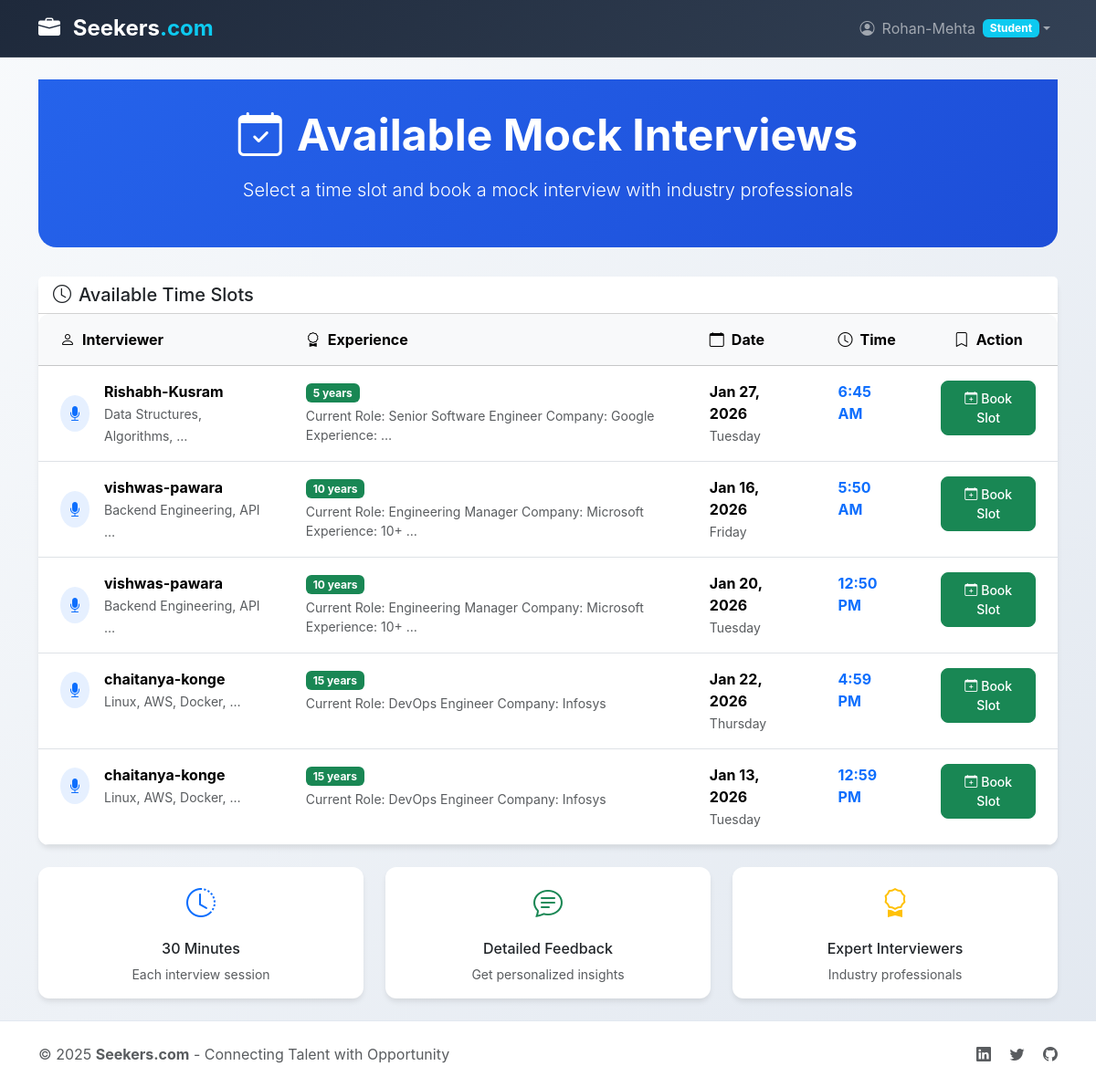
Page /interviews/available-slots/ (signed in) on the earlier database version.
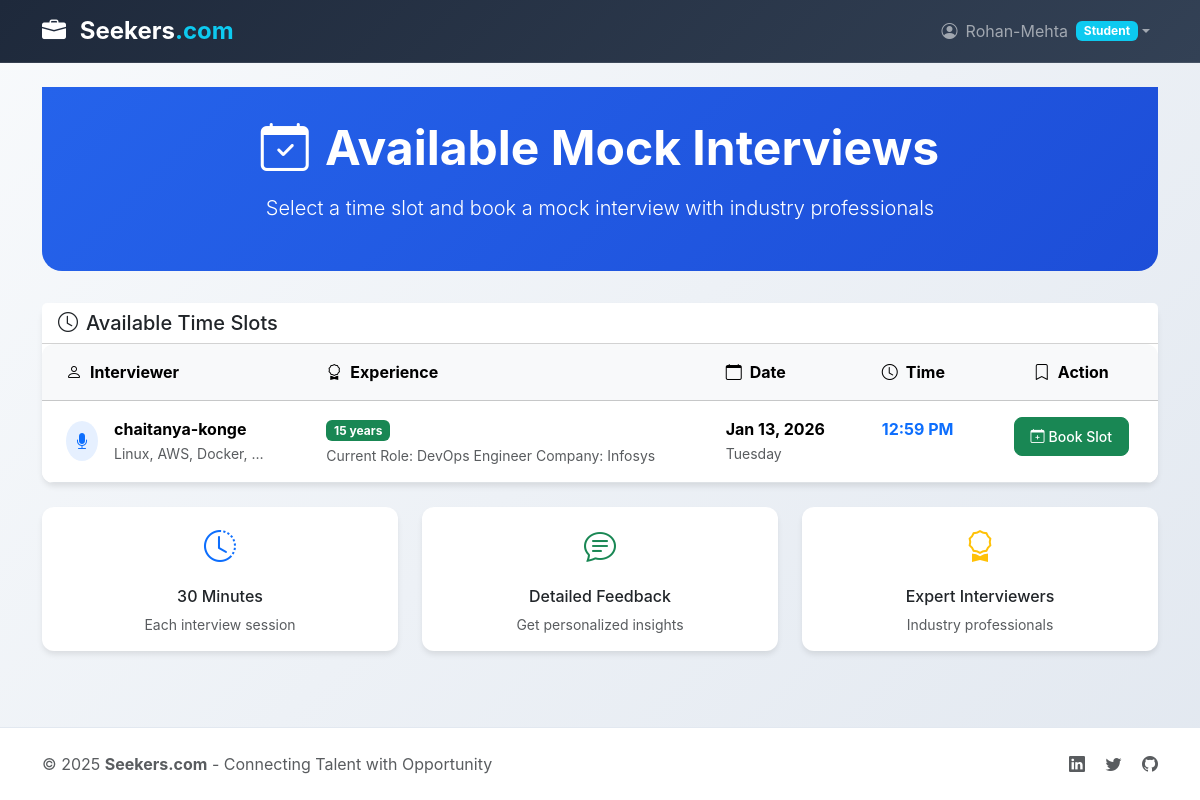
Same page on the later database version.
### interviews/models.py (models this page shows, shortened)
class InterviewerAvailability(models.Model):
    interviewer = models.ForeignKey(User, on_delete=models.CASCADE)
    date = models.DateField()
    time = models.TimeField()
    is_booked = models.BooleanField(default=False)

### accounts/models.py (models this page shows)
class User(AbstractUser):
    ROLE_CHOICES = (
        ('student', 'Student'),
        ('company', 'Company'),
        ('interviewer', 'Interviewer'),
        ('admin', 'Admin'),
    )
    role = models.CharField(max_length=20, choices=ROLE_CHOICES)

### interviewers/models.py (models this page shows, shortened)
class InterviewerProfile(models.Model):
    user = models.OneToOneField(User, on_delete=models.CASCADE)
    full_name = models.CharField(max_length=100)
    experience = models.PositiveIntegerField(help_text="Years of experience")
    expertise = models.CharField(max_length=200)
    bio = models.TextField()

### accounts/decorators.py (the view)
        def wrapper(request, *args, **kwargs):
            if not hasattr(request.user, 'profile'):
                return redirect('login')
            if request.user.profile.role != role:
                return redirect('login')
            return view_func(request, *args, **kwargs)

### interviews/views.py (called while the page is built)
@login_required
@role_required('student')
def available_slots(request):
    slots = InterviewerAvailability.objects.filter(
        is_booked=False
    ).select_related(
        'interviewer',
        'interviewer__interviewerprofile'
    )
    return render(request, 'interviews/available_slots.html', {
        'slots': slots
    })

### templates/interviews/available_slots.html (shortened to what the changed rows need)
{% extends 'base.html' %}
{% block content %}
<div class="page-header text-center">
    <div class="container">
        <h1 class="display-5 fw-bold mb-3">
            <i class="bi bi-calendar-check me-3"></i>Available Mock Interviews
        </h1>
    </div>
</div>
<div class="card">
    <div class="card-body p-0">
        {% if slots %}
            <div class="table-responsive">
                <table class="table table-hover mb-0">
                    <thead class="table-light">
                        <tr>
                            <th class="px-4 py-3"><i class="bi bi-person me-2"></i>Interviewer</th>
                            <th class="px-4 py-3"><i class="bi bi-award me-2"></i>Experience</th>
                            <th class="px-4 py-3"><i class="bi bi-calendar me-2"></i>Date</th>
                            <th class="px-4 py-3"><i class="bi bi-clock me-2"></i>Time</th>
                            <th class="px-4 py-3 text-center"><i class="bi bi-bookmark me-2"></i>Action</th>
                        </tr>
                    </thead>
                    <tbody>
                        {% for slot in slots %}
                            <tr>
                                <td class="px-4 py-3">
                                    <div class="d-flex align-items-center">
                                        <div class="bg-primary bg-opacity-10 rounded-circle p-2 me-3">
                                            <i class="bi bi-mic-fill text-primary"></i>
                                        </div>
                                        <div>
                                            <div class="fw-bold">{{ slot.interviewer.username }}</div>
                                            {% if slot.interviewer.interviewerprofile %}
                                                <small class="text-muted">{{ slot.interviewer.interviewerprofile.expertise|truncatewords:3 }}</small>
                                            {% endif %}
                                        </div>
                                    </div>
                                </td>
                                <td class="px-4 py-3">
                                    {% if slot.interviewer.interviewerprofile %}
                                        <span class="badge bg-success">{{ slot.interviewer.interviewerprofile.experience }} years</span>
                                        <div class="small text-muted mt-1">{{ slot.interviewer.interviewerprofile.bio|truncatewords:8 }}</div>
                                    {% else %}
                                        <span class="text-muted">Profile not completed</span>
                                    {% endif %}
                                </td>
                                <td class="px-4 py-3">
                                    <div class="fw-bold">{{ slot.date|date:"M d, Y" }}</div>
                                    <small class="text-muted">{{ slot.date|date:"l" }}</small>
                                </td>
                                <td class="px-4 py-3">
                                    <div class="fw-bold text-primary">{{ slot.time|time:"g:i A" }}</div>
                                </td>
                                <td class="px-4 py-3 text-center">
                                    <a href="{% url 'book_slot' slot.id %}" class="btn btn-success btn-sm">
                                        <i class="bi bi-calendar-plus me-1"></i>Book Slot
                                    </a>
                                </td>
                            </tr>
                        {% endfor %}
                    </tbody>
                </table>
            </div>
        {% endif %}
    </div>
</div>
{% endblock %}

Differences in the rows shown:
no longer on this page (row edited): InterviewerAvailability: interviewer.username "Rishabh-Kusram", interviewer.interviewerprofile.expertise "Data Structures, Algorithms, …", interviewer.interviewerprofile.experience "5", interviewer.interviewerprofile.bio "Current Role: Senior Software Engineer Company: Google Experience: …", date "Jan 27, 2026", date "Tuesday", time "6:45 AM"
removed InterviewerAvailability: interviewer.username "vishwas-pawara", interviewer.interviewerprofile.expertise "Backend Engineering, API …", interviewer.interviewerprofile.experience "10", interviewer.interviewerprofile.bio "Current Role: Engineering Manager Company: Microsoft Experience: 10+ …", date "Jan 16, 2026", date "Friday", time "5:50 AM"
removed InterviewerAvailability: interviewer.username "vishwas-pawara", interviewer.interviewerprofile.expertise "Backend Engineering, API …", interviewer.interviewerprofile.experience "10", interviewer.interviewerprofile.bio "Current Role: Engineering Manager Company: Microsoft Experience: 10+ …", date "Jan 20, 2026", date "Tuesday", time "12:50 PM"
no longer on this page (row edited): InterviewerAvailability: interviewer.username "chaitanya-konge", interviewer.interviewerprofile.expertise "Linux, AWS, Docker, …", interviewer.interviewerprofile.experience "15", interviewer.interviewerprofile.bio "Current Role: DevOps Engineer Company: Infosys", date "Jan 22, 2026", date "Thursday", time "4:59 PM"
